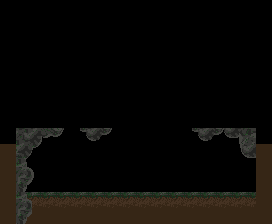

This game map was drawn from its Tiled (.tmx) file and the tilesets committed beside it. A one-line description and the trimmed map source follow:
An orthogonal 17x14 tile map with 16x16 px tiles, 3 tile layers (tiles, tiles2, top) and 4 objects (teleport, entry, campfire, lightbeams).

<map version="2017.05.26" orientation="orthogonal" renderorder="right-down" width="17" height="14" tilewidth="16" tileheight="16" nextobjectid="104">
 <tileset firstgid="1" name="tileset_new.png" tilewidth="16" tileheight="16" tilecount="432" columns="24">
  <image source="../images/tileset_new.png" width="384" height="288" />
 </tileset>
 <layer name="tiles" width="17" height="14">
  <properties>
   <property name="tileset" value="tileset_new.png" />
  </properties>
  <data>[238 cells, 176 non-empty, 3 distinct tile ids]</data>
 </layer>
 <layer name="tiles2" width="17" height="14">
  <properties>
   <property name="tileset" value="tileset_new.png" />
  </properties>
  <data>[238 cells, 0 non-empty, 0 distinct tile ids]</data>
 </layer>
 <objectgroup name="exits">
  <object id="94" name="exitCave" type="teleport" x="224" y="168" width="32" height="24">
   <properties>
    <property name="entryID" value="1" />
    <property name="left" value="1" />
    <property name="level" value="stage1_gather_full.tmx" />
    <property name="right" value="0" />
    <property name="type" value="enter" />
   </properties>
  </object>
  <object id="101" name="entryE" type="entry" x="220" y="160" width="16" height="32">
   <properties>
    <property name="ID" value="1" />
   </properties>
  </object>
 </objectgroup>
 <layer name="top" width="17" height="14">
  <properties>
   <property name="tileset" value="tileset_new.png" />
  </properties>
  <data>[238 cells, 19 non-empty, 14 distinct tile ids]</data>
 </layer>
 <objectgroup name="global">
  <properties>
   <property name="background" value="background_home.png" />
   <property name="backgroundOffsetX" value="0" />
   <property name="backgroundOffsetY" value="0" />
   <property name="backgroundScale" value="4" />
   <property name="backgroundSizeX" value="400" />
   <property name="backgroundSizeY" value="150" />
   <property name="moon" value="false" />
   <property name="stars" value="false" />
  </properties>
 </objectgroup>
 <objectgroup name="objects">
  <object id="99" name="campfire" type="campfire" x="124" y="176" width="16" height="16">
   <properties>
    <property name="conditions" value="fire_burning" />
   </properties>
  </object>
  <object id="103" name="lightbeams" type="lightbeams" x="256" y="192" width="4" height="4">
   <properties>
    <property name="conditions" value="" />
    <property name="facing" value="right" />
   </properties>
  </object>
 </objectgroup>
</map>
